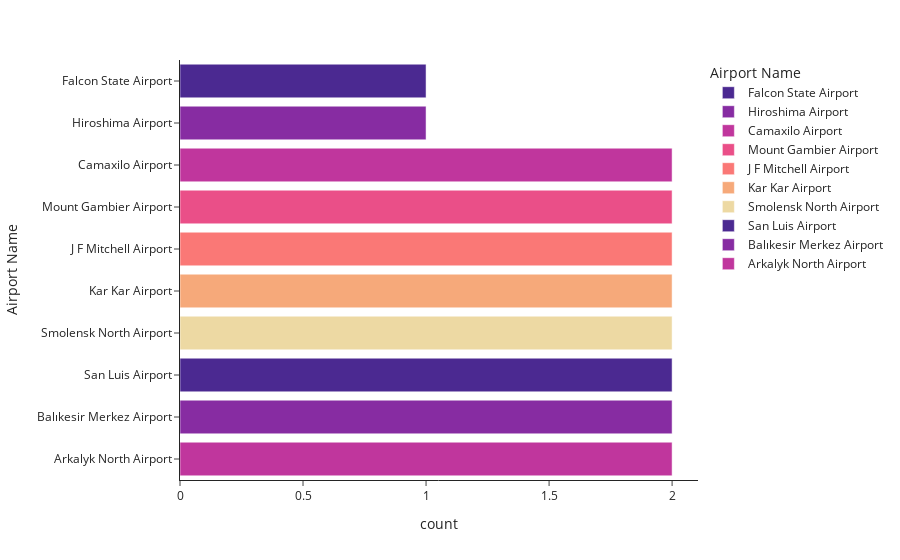

Write notebook code for a chart like this one.
### Code cell
px.bar(bottom10_airport,x='count',y='Airport Name',color='Airport Name',color_discrete_sequence=px.colors.sequential.Agsunset  ,template = 'simple_white')

### Figure 1 — Plotly figure (JSON) as saved in the notebook; plotly's stock layout.template omitted (floating-point values rounded to 4 significant figures)
{"data": [{"alignmentgroup": "True", "hovertemplate": "Airport Name=%{y}<br>count=%{x}<extra></extra>", "legendgroup": "Falcon State Airport", "marker": {"color": "rgb(75, 41, 145)", "pattern": {"shape": ""}}, "name": "Falcon State Airport", "offsetgroup": "Falcon State Airport", "orientation": "h", "showlegend": true, "textposition": "auto", "type": "bar", "x": [1], "xaxis": "x", "y": ["Falcon State Airport"], "yaxis": "y"}, {"alignmentgroup": "True", "hovertemplate": "Airport Name=%{y}<br>count=%{x}<extra></extra>", "legendgroup": "Hiroshima Airport", "marker": {"color": "rgb(135, 44, 162)", "pattern": {"shape": ""}}, "name": "Hiroshima Airport", "offsetgroup": "Hiroshima Airport", "orientation": "h", "showlegend": true, "textposition": "auto", "type": "bar", "x": [1], "xaxis": "x", "y": ["Hiroshima Airport"], "yaxis": "y"}, {"alignmentgroup": "True", "hovertemplate": "Airport Name=%{y}<br>count=%{x}<extra></extra>", "legendgroup": "Camaxilo Airport", "marker": {"color": "rgb(192, 54, 157)", "pattern": {"shape": ""}}, "name": "Camaxilo Airport", "offsetgroup": "Camaxilo Airport", "orientation": "h", "showlegend": true, "textposition": "auto", "type": "bar", "x": [2], "xaxis": "x", "y": ["Camaxilo Airport"], "yaxis": "y"}, {"alignmentgroup": "True", "hovertemplate": "Airport Name=%{y}<br>count=%{x}<extra></extra>", "legendgroup": "Mount Gambier Airport", "marker": {"color": "rgb(234, 79, 136)", "pattern": {"shape": ""}}, "name": "Mount Gambier Airport", "offsetgroup": "Mount Gambier Airport", "orientation": "h", "showlegend": true, "textposition": "auto", "type": "bar", "x": [2], "xaxis": "x", "y": ["Mount Gambier Airport"], "yaxis": "y"}, {"alignmentgroup": "True", "hovertemplate": "Airport Name=%{y}<br>count=%{x}<extra></extra>", "legendgroup": "J F Mitchell Airport", "marker": {"color": "rgb(250, 120, 118)", "pattern": {"shape": ""}}, "name": "J F Mitchell Airport", "offsetgroup": "J F Mitchell Airport", "orientation": "h", "showlegend": true, "textposition": "auto", "type": "bar", "x": [2], "xaxis": "x", "y": ["J F Mitchell Airport"], "yaxis": "y"}, {"alignmentgroup": "True", "hovertemplate": "Airport Name=%{y}<br>count=%{x}<extra></extra>", "legendgroup": "Kar Kar Airport", "marker": {"color": "rgb(246, 169, 122)", "pattern": {"shape": ""}}, "name": "Kar Kar Airport", "offsetgroup": "Kar Kar Airport", "orientation": "h", "showlegend": true, "textposition": "auto", "type": "bar", "x": [2], "xaxis": "x", "y": ["Kar Kar Airport"], "yaxis": "y"}, {"alignmentgroup": "True", "hovertemplate": "Airport Name=%{y}<br>count=%{x}<extra></extra>", "legendgroup": "Smolensk North Airport", "marker": {"color": "rgb(237, 217, 163)", "pattern": {"shape": ""}}, "name": "Smolensk North Airport", "offsetgroup": "Smolensk North Airport", "orientation": "h", "showlegend": true, "textposition": "auto", "type": "bar", "x": [2], "xaxis": "x", "y": ["Smolensk North Airport"], "yaxis": "y"}, {"alignmentgroup": "True", "hovertemplate": "Airport Name=%{y}<br>count=%{x}<extra></extra>", "legendgroup": "San Luis Airport", "marker": {"color": "rgb(75, 41, 145)", "pattern": {"shape": ""}}, "name": "San Luis Airport", "offsetgroup": "San Luis Airport", "orientation": "h", "showlegend": true, "textposition": "auto", "type": "bar", "x": [2], "xaxis": "x", "y": ["San Luis Airport"], "yaxis": "y"}, {"alignmentgroup": "True", "hovertemplate": "Airport Name=%{y}<br>count=%{x}<extra></extra>", "legendgroup": "Balıkesir Merkez Airport", "marker": {"color": "rgb(135, 44, 162)", "pattern": {"shape": ""}}, "name": "Balıkesir Merkez Airport", "offsetgroup": "Balıkesir Merkez Airport", "orientation": "h", "showlegend": true, "textposition": "auto", "type": "bar", "x": [2], "xaxis": "x", "y": ["Balıkesir Merkez Airport"], "yaxis": "y"}, {"alignmentgroup": "True", "hovertemplate": "Airport Name=%{y}<br>count=%{x}<extra></extra>", "legendgroup": "Arkalyk North Airport", "marker": {"color": "rgb(192, 54, 157)", "pattern": {"shape": ""}}, "name": "Arkalyk North Airport", "offsetgroup": "Arkalyk North Airport", "orientation": "h", "showlegend": true, "textposition": "auto", "type": "bar", "x": [2], "xaxis": "x", "y": ["Arkalyk North Airport"], "yaxis": "y"}], "layout": {"autosize": true, "barmode": "relative", "legend": {"title": {"text": "Airport Name"}, "tracegroupgap": 0}, "margin": {"t": 60}, "xaxis": {"anchor": "y", "autorange": true, "domain": [0, 1], "range": [0, 2.105], "title": {"text": "count"}, "type": "linear"}, "yaxis": {"anchor": "x", "autorange": true, "categoryarray": ["Arkalyk North Airport", "Balıkesir Merkez Airport", "San Luis Airport", "Smolensk North Airport", "Kar Kar Airport", "J F Mitchell Airport", "Mount Gambier Airport", "Camaxilo Airport", "Hiroshima Airport", "Falcon State Airport"], "categoryorder": "array", "domain": [0, 1], "range": [-0.5, 9.5], "title": {"text": "Airport Name"}, "type": "category"}}}
